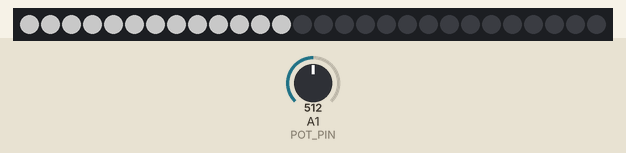
Bench run of a sketch on a simulated Arduino Uno, built with avr-gcc and run on an emulated ATmega328P. On the bench: 28 RGB LEDs in strip order, left to right. The inputs (shaded band) are chosen by the test bench; at power-on: A1 (POT_PIN) = 512. Dim RGB values are drawn brighter than linear.

Above: at 1.2 s.
1.3 s: A1 (POT_PIN) set to 39
At 2.5 s:
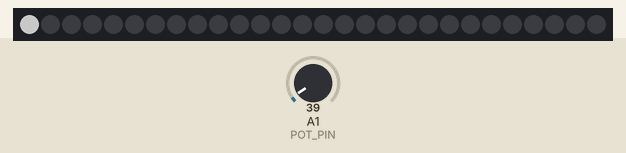
2.9 s: A1 (POT_PIN) set to 32
4.4 s: A1 (POT_PIN) set to 122
5.9 s: A1 (POT_PIN) set to 0
7.4 s: A1 (POT_PIN) set to 511
Timing chart, 0 to 10.0 s (numbered marks = the images above; inputs shaded):
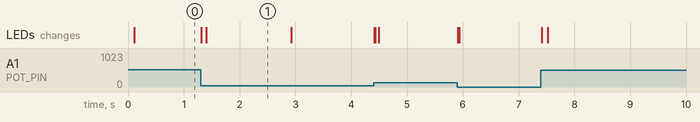

Measured:
- after the input at 1.3 s, the LEDs: first change at once (image 1 shows a later state)

The sketch:

ledMatrix.ino
```cpp
#include <Adafruit_NeoPixel.h>

#define LED_PIN 6
#define NUM_LEDS 28
#define POT_PIN A1

Adafruit_NeoPixel strip(NUM_LEDS, LED_PIN, NEO_GRB + NEO_KHZ800);

int smoothed = 0;

void setup() {
  strip.begin();
  strip.setBrightness(100);
  strip.show();
}

void loop() {
  int raw = analogRead(POT_PIN);
  smoothed = (smoothed * 3 + raw) / 4;

  int numLit = map(smoothed, 0, 1023, 0, NUM_LEDS);

  for (int i = 0; i < NUM_LEDS; i++) {
    if (i < numLit) {
      strip.setPixelColor(i, strip.Color(255, 255, 255));
    } else {
      strip.setPixelColor(i, 0);
    }
  }
  strip.show();
  delay(10);
}
```
